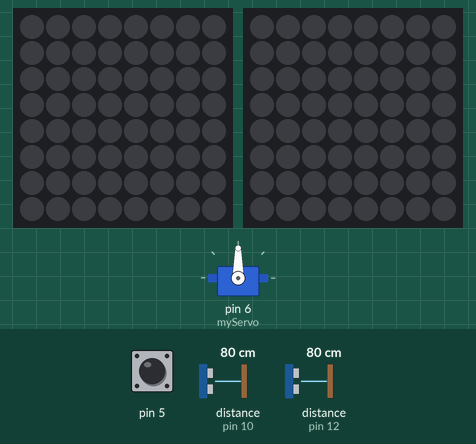
This sketch was run on a simulated Arduino Uno, built with avr-gcc and run on an emulated ATmega328P. Shown: 2 × 8×8 RGB LED matrix (first LED top left, wired row by row), servo. Wiring (inferred from the names in the program): 2 × ultrasonic range finder: trigger pin 9, echo pin 10 / trigger pin 11, echo pin 12. Inputs (shaded band) come from the test bench; at power-on: distance to the obstacle (sensors on pin 10, pin 12) 80 cm, pin 5 HIGH. The echo pulse lasts 58.3 µs per cm; dim RGB values are drawn brighter than linear; what the sketch prints to the serial monitor is not drawn.

Above: at 1.2 s.
1.3 s: distance to the obstacle (sensor on pin 10) set to 2 cm
At 2.2 s:
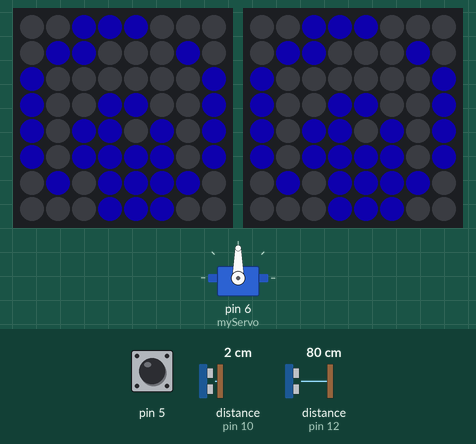
3.1 s: pin 5 pulled LOW for 0.15 s
At 5.0 s:
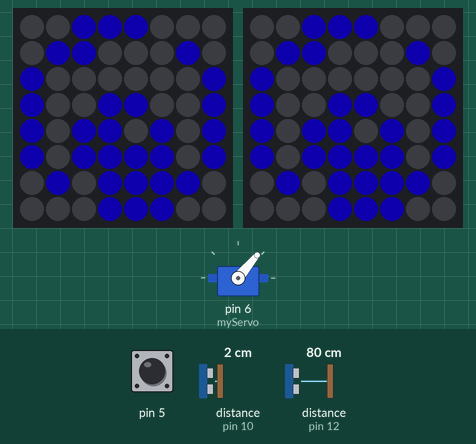
6.1 s: distance to the obstacle (sensor on pin 10) set to 120 cm
At 7.0 s:
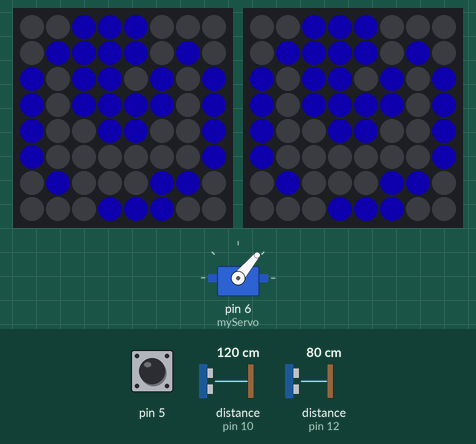
7.9 s: pin 5 pulled LOW for 1 s
At 8.3 s:
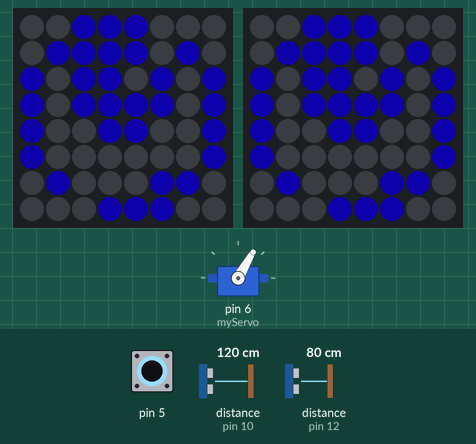
10.9 s: pin 5 pulled LOW for 3.2 s
At 12.2 s:
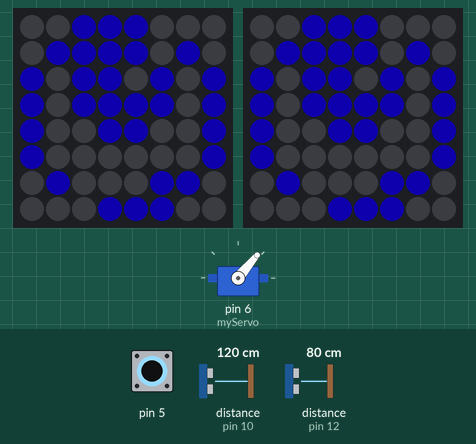
Timing chart, 0 to 16.1 s (numbered marks = the images above; inputs shaded):
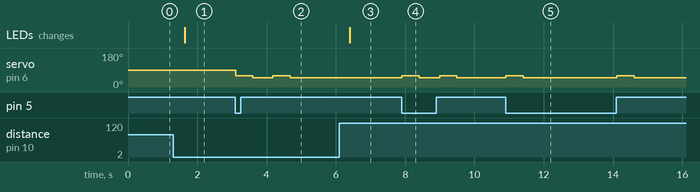

The sketch:

finalProject.ino
```cpp
//including necessary libraries
#include <Adafruit_GFX.h>
#include <Adafruit_NeoMatrix.h>
#include <Adafruit_NeoPixel.h>
#include <gamma.h>
#include <LiquidCrystal.h>
#include <Servo.h>
#include <CapacitiveSensor.h>

//servo motor stuff
Servo myServo;

//making a new matrix
Adafruit_NeoMatrix matrix1 = Adafruit_NeoMatrix(8, 8, 2,
                             NEO_MATRIX_TOP     + NEO_MATRIX_RIGHT +
                             NEO_MATRIX_ROWS + NEO_MATRIX_PROGRESSIVE,
                             NEO_GRB            + NEO_KHZ800);

//making a new matrix
Adafruit_NeoMatrix matrix2 = Adafruit_NeoMatrix(8, 8, 3,
                             NEO_MATRIX_TOP     + NEO_MATRIX_RIGHT +
                             NEO_MATRIX_ROWS + NEO_MATRIX_PROGRESSIVE,
                             NEO_GRB            + NEO_KHZ800);

//distance sensor vars
int trigPin1 = 9;
int echoPin1 = 10;
int trigPin2 = 11;
int echoPin2 = 12;

//timer vars
int interval = 500;
unsigned long startTime;

//capacative touch stuff
CapacitiveSensor   cs_4_2 = CapacitiveSensor(4, 5);
long   prevVal =  cs_4_2.capacitiveSensor(30);
long   currentVal =  cs_4_2.capacitiveSensor(30);

//***************************************************************

void setup() {
  projectSetup();
}

//***************************************************************

void loop() {
  projectLoop();
}


//***************************************************************

float getDistance(int anEcho, int aTrig) {
  //variables for how far away something is
  //and for how long it takes for the sound to return
  float distance;
  float duration;

  //the sensor is not sending out sound
  digitalWrite(aTrig, LOW);
  delayMicroseconds(5);

  //the sensor is sending out sound
  digitalWrite(aTrig, HIGH);
  delayMicroseconds(10);

  //recording the time between in and out
  digitalWrite(aTrig, LOW);
  duration = pulseIn(anEcho, HIGH);

  //calculating the exact distance with the distance formula
  distance = duration / 2 * .0344;

  //returning how far away the object is (in cm)
  return (distance);
}

//***************************************************************

//function to make the tail wiggle when you "pet" its head
void tailWag() {
  if (abs(prevVal - currentVal) > 30) {
    Serial.println("right");
    myServo.write(60);
    delay(500);
    Serial.println("left");
    myServo.write(50);
    delay(500);
  }
}

//***************************************************************

//function for the eyes looking at what's closer
void eyesFollow() {
  //if something is closer on the left, the eyes look left
  if (getDistance(echoPin1, trigPin1) > getDistance(echoPin2, trigPin2)) {
    lookingLeft();
    matrix1.clear();
    matrix2.clear();
  }

  //if something is closer on the right, the eyes look right
  if (getDistance(echoPin2, trigPin2) > getDistance(echoPin1, trigPin1)) {
    lookingRight();
    matrix1.clear();
    matrix2.clear();
  }

}


//***************************************************************

//function for the eyes looking left
void lookingLeft() {
  // This 8x8 array represents the LED matrix pixels.
  // A value of 1 means the pixel turns blurple
  int eyes[8][8] = {
    {0, 0, 1, 1, 1, 1, 0, 0},
    {0, 1, 0, 0, 0, 0, 1, 0},
    {1, 1, 1, 1, 0, 0, 0, 0},
    {1, 1, 1, 1, 1, 0, 0, 1},
    {1, 1, 0, 1, 1, 0, 0, 1},
    {0, 0, 1, 1, 0, 0, 1, 1},
    {0, 1, 0, 0, 0, 0, 1, 0},
    {0, 0, 1, 1, 1, 1, 0, 0}
  };

  for (int row = 0; row < 8; row++) {
    for (int column = 0; column < 8; column++) {
      if (eyes[row][column] == 1) {
        matrix1.drawPixel(row, column, matrix1.Color(100, 0, 255));
        matrix2.drawPixel(row, column, matrix1.Color(100, 0, 255));
      }
    }
  }
  matrix1.show();
  matrix2.show();
}

//***************************************************************

//function for the eyes looking right
void lookingRight() {
  // This 8x8 array represents the LED matrix pixels.
  int eyes[8][8] = {
    {0, 0, 1, 1, 1, 1, 0, 0},
    {0, 1, 0, 0, 0, 0, 1, 0},
    {1, 1, 0, 0, 1, 1, 0, 0},
    {1, 0, 0, 1, 1, 1, 1, 1},
    {1, 0, 0, 1, 0, 1, 1, 1},
    {0, 0, 0, 0, 1, 1, 1, 1},
    {0, 1, 0, 0, 0, 0, 1, 0},
    {0, 0, 1, 1, 1, 1, 0, 0}
  };

  for (int row = 0; row < 8; row++) {
    for (int column = 0; column < 8; column++) {
      if (eyes[row][column] == 1) {
        matrix1.drawPixel(row, column, matrix1.Color(100, 0, 255));
        matrix2.drawPixel(row, column, matrix1.Color(100, 0, 255));
      }
    }
  }
  matrix1.show();
  matrix2.show();
}

//***************************************************************

void projectSetup() {
  Serial.begin(9600);

  //beginning, setting brightness, clearing old code, and showing the clear for matrix 1
  matrix1.begin();
  matrix1.setBrightness(50);
  matrix1.clear();
  matrix1.show();

  //beginning, setting brightness, clearing old code, and showing the clear for matrix 2
  matrix2.begin();
  matrix2.setBrightness(50);
  matrix2.clear();
  matrix2.show();

  //setting pinmodes for distance sensors
  pinMode(9, OUTPUT);
  pinMode(10, INPUT);
  pinMode(11, OUTPUT);
  pinMode(12, INPUT);

  //setting servo pin
  myServo.attach(6);

  //setting up my timer
  startTime = millis();

  //setting up capacative touch
  cs_4_2.set_CS_AutocaL_Millis(0xFFFFFFFF);
}

//***************************************************************

void projectLoop() {
  //run functions
  //add timer for reading the eye direction
  if (millis() - startTime >= interval) {
    //having eyes follow only every half second so they don't flicker
    eyesFollow();
    //reset
    startTime = millis();
  }

  //more capacative sensor stuff
  currentVal =  cs_4_2.capacitiveSensor(20);

  tailWag();

  Serial.println(currentVal);

  //capacative touch debouncing stuff
  prevVal = currentVal;

}
```

Measured:
- after the input at 1.3 s, the LEDs: change after 0.34 s (image 1)
- after the input at 3.1 s, servo on pin 6 (myServo): alternates 60° for 0.50 s and 50° for 0.57 s, 4 changes in all, then stays 50°, starting at once
- after the input at 6.1 s, the LEDs: change after 0.30 s (image 3)
- after the input at 7.9 s, servo on pin 6 (myServo): alternates 60° for 0.50 s and 50° for 0.59 s, 4 changes in all, then stays 50°, starting at once
- after the input at 10.9 s, servo on pin 6 (myServo): alternates 60° for 0.50 s and 50° for 2.7 s, starting at once
